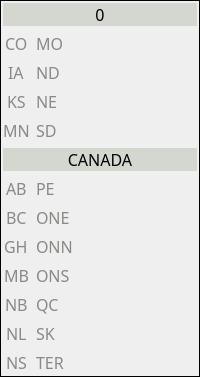
         <widget class="QFrame" name="frame_5">
          <property name="minimumSize">
           <size>
            <width>72</width>
            <height>0</height>
           </size>
          </property>
          <property name="font">
           <font>
            <family>JetBrains Monoe</family>
            <pointsize>12</pointsize>
           </font>
          </property>
          <property name="frameShape">
           <enum>QFrame::Box</enum>
          </property>
          <property name="frameShadow">
           <enum>QFrame::Plain</enum>
          </property>
          <layout class="QFormLayout" name="formLayout">
           <property name="labelAlignment">
            <set>Qt::AlignCenter</set>
           </property>
           <property name="formAlignment">
            <set>Qt::AlignHCenter|Qt::AlignTop</set>
           </property>
           <property name="horizontalSpacing">
            <number>6</number>
           </property>
           <property name="leftMargin">
            <number>2</number>
           </property>
           <property name="topMargin">
            <number>2</number>
           </property>
           <property name="rightMargin">
            <number>2</number>
           </property>
           <property name="bottomMargin">
            <number>2</number>
           </property>
           <item row="0" column="0" colspan="2">
            <widget class="QLabel" name="label_25">
             <property name="font">
              <font>
               <family>JetBrains Mono</family>
               <pointsize>12</pointsize>
               <bold>false</bold>
              </font>
             </property>
             <property name="styleSheet">
              <string notr="true">background-color: rgb(211, 215, 207);
color: rgb(0, 0, 0);</string>
             </property>
             <property name="text">
              <string>0</string>
             </property>
             <property name="alignment">
              <set>Qt::AlignCenter</set>
             </property>
            </widget>
           </item>
           <item row="1" column="0">
            <widget class="QLabel" name="Section_CO">
             <property name="font">
              <font>
               <family>JetBrains Mono</family>
               <pointsize>12</pointsize>
               <bold>false</bold>
              </font>
             </property>
             <property name="styleSheet">
              <string notr="true">color: rgb(136, 138, 133);</string>
             </property>
             <property name="text">
              <string>CO</string>
             </property>
            </widget>
           </item>
           <item row="1" column="1">
            <widget class="QLabel" name="Section_MO">
             <property name="font">
              <font>
               <family>JetBrains Mono</family>
               <pointsize>12</pointsize>
               <bold>false</bold>
              </font>
             </property>
             <property name="styleSheet">
              <string notr="true">color: rgb(136, 138, 133);</string>
             </property>
             <property name="text">
              <string>MO</string>
             </property>
            </widget>
           </item>
           <item row="2" column="0">
            <widget class="QLabel" name="Section_IA">
             <property name="font">
              <font>
               <family>JetBrains Mono</family>
               <pointsize>12</pointsize>
               <bold>false</bold>
              </font>
             </property>
             <property name="styleSheet">
              <string notr="true">color: rgb(136, 138, 133);</string>
             </property>
             <property name="text">
              <string>IA</string>
             </property>
            </widget>
           </item>
           <item row="2" column="1">
            <widget class="QLabel" name="Section_ND">
             <property name="font">
              <font>
               <family>JetBrains Mono</family>
               <pointsize>12</pointsize>
               <bold>false</bold>
              </font>
             </property>
             <property name="styleSheet">
              <string notr="true">color: rgb(136, 138, 133);</string>
             </property>
             <property name="text">
              <string>ND</string>
             </property>
            </widget>
           </item>
           <item row="3" column="0">
            <widget class="QLabel" name="Section_KS">
             <property name="font">
              <font>
               <family>JetBrains Mono</family>
               <pointsize>12</pointsize>
               <bold>false</bold>
              </font>
             </property>
             <property name="styleSheet">
              <string notr="true">color: rgb(136, 138, 133);</string>
             </property>
             <property name="text">
              <string>KS</string>
             </property>
            </widget>
           </item>
           <item row="3" column="1">
            <widget class="QLabel" name="Section_NE">
             <property name="font">
              <font>
               <family>JetBrains Mono</family>
               <pointsize>12</pointsize>
               <bold>false</bold>
              </font>
             </property>
             <property name="styleSheet">
              <string notr="true">color: rgb(136, 138, 133);</string>
             </property>
             <property name="text">
              <string>NE</string>
             </property>
            </widget>
           </item>
           <item row="4" column="0">
            <widget class="QLabel" name="Section_MN">
             <property name="font">
              <font>
               <family>JetBrains Mono</family>
               <pointsize>12</pointsize>
               <bold>false</bold>
              </font>
             </property>
             <property name="styleSheet">
              <string notr="true">color: rgb(136, 138, 133);</string>
             </property>
             <property name="text">
              <string>MN</string>
             </property>
            </widget>
           </item>
           <item row="4" column="1">
            <widget class="QLabel" name="Section_SD">
             <property name="font">
              <font>
               <family>JetBrains Mono</family>
               <pointsize>12</pointsize>
               <bold>false</bold>
              </font>
             </property>
             <property name="styleSheet">
              <string notr="true">color: rgb(136, 138, 133);</string>
             </property>
             <property name="text">
              <string>SD</string>
             </property>
            </widget>
           </item>
           <item row="5" column="0" colspan="2">
            <widget class="QLabel" name="label_26">
             <property name="font">
              <font>
               <family>JetBrains Mono</family>
               <pointsize>12</pointsize>
               <bold>false</bold>
              </font>
             </property>
             <property name="styleSheet">
              <string notr="true">background-color: rgb(211, 215, 207);
color: rgb(0, 0, 0);</string>
             </property>
             <property name="text">
              <string>CANADA</string>
             </property>
             <property name="alignment">
              <set>Qt::AlignCenter</set>
             </property>
            </widget>
           </item>
           <item row="7" column="0">
            <widget class="QLabel" name="Section_AB">
             <property name="font">
              <font>
               <family>JetBrains Mono</family>
               <pointsize>12</pointsize>
               <bold>false</bold>
              </font>
             </property>
             <property name="styleSheet">
              <string notr="true">color: rgb(136, 138, 133);</string>
             </property>
             <property name="text">
              <string>AB</string>
             </property>
            </widget>
           </item>
           <item row="8" column="0">
            <widget class="QLabel" name="Section_BC">
             <property name="font">
              <font>
               <family>JetBrains Mono</family>
               <pointsize>12</pointsize>
               <bold>false</bold>
              </font>
             </property>
             <property name="styleSheet">
              <string notr="true">color: rgb(136, 138, 133);</string>
             </property>
             <property name="text">
              <string>BC</string>
             </property>
            </widget>
           </item>
           <item row="8" column="1">
            <widget class="QLabel" name="Section_ONE">
             <property name="font">
              <font>
               <family>JetBrains Mono</family>
               <pointsize>12</pointsize>
               <bold>false</bold>
              </font>
             </property>
             <property name="styleSheet">
              <string notr="true">color: rgb(136, 138, 133);</string>
             </property>
             <property name="text">
              <string>ONE</string>
             </property>
            </widget>
           </item>
           <item row="9" column="0">
            <widget class="QLabel" name="Section_GH">
             <property name="font">
              <font>
               <family>JetBrains Mono</family>
               <pointsize>12</pointsize>
               <bold>false</bold>
              </font>
             </property>
             <property name="styleSheet">
              <string notr="true">color: rgb(136, 138, 133);</string>
             </property>
             <property name="text">
              <string>GH</string>
             </property>
            </widget>
           </item>
           <item row="9" column="1">
            <widget class="QLabel" name="Section_ONN">
             <property name="font">
              <font>
               <family>JetBrains Mono</family>
               <pointsize>12</pointsize>
               <bold>false</bold>
              </font>
             </property>
             <property name="styleSheet">
              <string notr="true">color: rgb(136, 138, 133);</string>
             </property>
             <property name="text">
              <string>ONN</string>
             </property>
            </widget>
           </item>
           <item row="11" column="1">
            <widget class="QLabel" name="Section_ONS">
             <property name="font">
              <font>
               <family>JetBrains Mono</family>
               <pointsize>12</pointsize>
               <bold>false</bold>
              </font>
             </property>
             <property name="styleSheet">
              <string notr="true">color: rgb(136, 138, 133);</string>
             </property>
             <property name="text">
              <string>ONS</string>
             </property>
            </widget>
           </item>
           <item row="12" column="1">
            <widget class="QLabel" name="Section_QC">
             <property name="font">
              <font>
               <family>JetBrains Mono</family>
               <pointsize>12</pointsize>
               <bold>false</bold>
              </font>
             </property>
             <property name="styleSheet">
              <string notr="true">color: rgb(136, 138, 133);</string>
             </property>
             <property name="text">
              <string>QC</string>
             </property>
            </widget>
           </item>
           <item row="13" column="0">
            <widget class="QLabel" name="Section_NL">
             <property name="font">
              <font>
               <family>JetBrains Mono</family>
               <pointsize>12</pointsize>
               <bold>false</bold>
              </font>
             </property>
             <property name="styleSheet">
              <string notr="true">color: rgb(136, 138, 133);</string>
             </property>
             <property name="text">
              <string>NL</string>
             </property>
            </widget>
           </item>
           <item row="13" column="1">
            <widget class="QLabel" name="Section_SK">
             <property name="font">
              <font>
               <family>JetBrains Mono</family>
               <pointsize>12</pointsize>
               <bold>false</bold>
              </font>
             </property>
             <property name="styleSheet">
              <string notr="true">color: rgb(136, 138, 133);</string>
             </property>
             <property name="text">
              <string>SK</string>
             </property>
            </widget>
           </item>
           <item row="14" column="1">
            <widget class="QLabel" name="Section_TER">
             <property name="font">
              <font>
               <family>JetBrains Mono</family>
               <pointsize>12</pointsize>
              </font>
             </property>
             <property name="styleSheet">
              <string notr="true">color: rgb(136, 138, 133);</string>
             </property>
             <property name="text">
              <string>TER</string>
             </property>
            </widget>
           </item>
           <item row="12" column="0">
            <widget class="QLabel" name="Section_NB">
             <property name="font">
              <font>
               <family>JetBrains Mono</family>
               <pointsize>12</pointsize>
               <bold>false</bold>
              </font>
             </property>
             <property name="styleSheet">
              <string notr="true">color: rgb(136, 138, 133);</string>
             </property>
             <property name="text">
              <string>NB</string>
             </property>
            </widget>
           </item>
           <item row="11" column="0">
            <widget class="QLabel" name="Section_MB">
             <property name="font">
              <font>
               <family>JetBrains Mono</family>
               <pointsize>12</pointsize>
               <bold>false</bold>
              </font>
             </property>
             <property name="styleSheet">
              <string notr="true">color: rgb(136, 138, 133);</string>
             </property>
             <property name="text">
              <string>MB</string>
             </property>
            </widget>
           </item>
           <item row="14" column="0">
            <widget class="QLabel" name="Section_NS">
             <property name="font">
              <font>
               <family>JetBrains Mono</family>
               <pointsize>12</pointsize>
               <bold>false</bold>
              </font>
             </property>
             <property name="styleSheet">
              <string notr="true">color: rgb(136, 138, 133);</string>
             </property>
             <property name="text">
              <string>NS</string>
             </property>
            </widget>
           </item>
           <item row="7" column="1">
            <widget class="QLabel" name="Section_PE">
             <property name="font">
              <font>
               <family>JetBrains Mono</family>
               <pointsize>12</pointsize>
               <bold>false</bold>
              </font>
             </property>
             <property name="styleSheet">
              <string notr="true">color: rgb(136, 138, 133);</string>
             </property>
             <property name="text">
              <string>PE</string>
             </property>
            </widget>
           </item>
          </layout>
         </widget>
